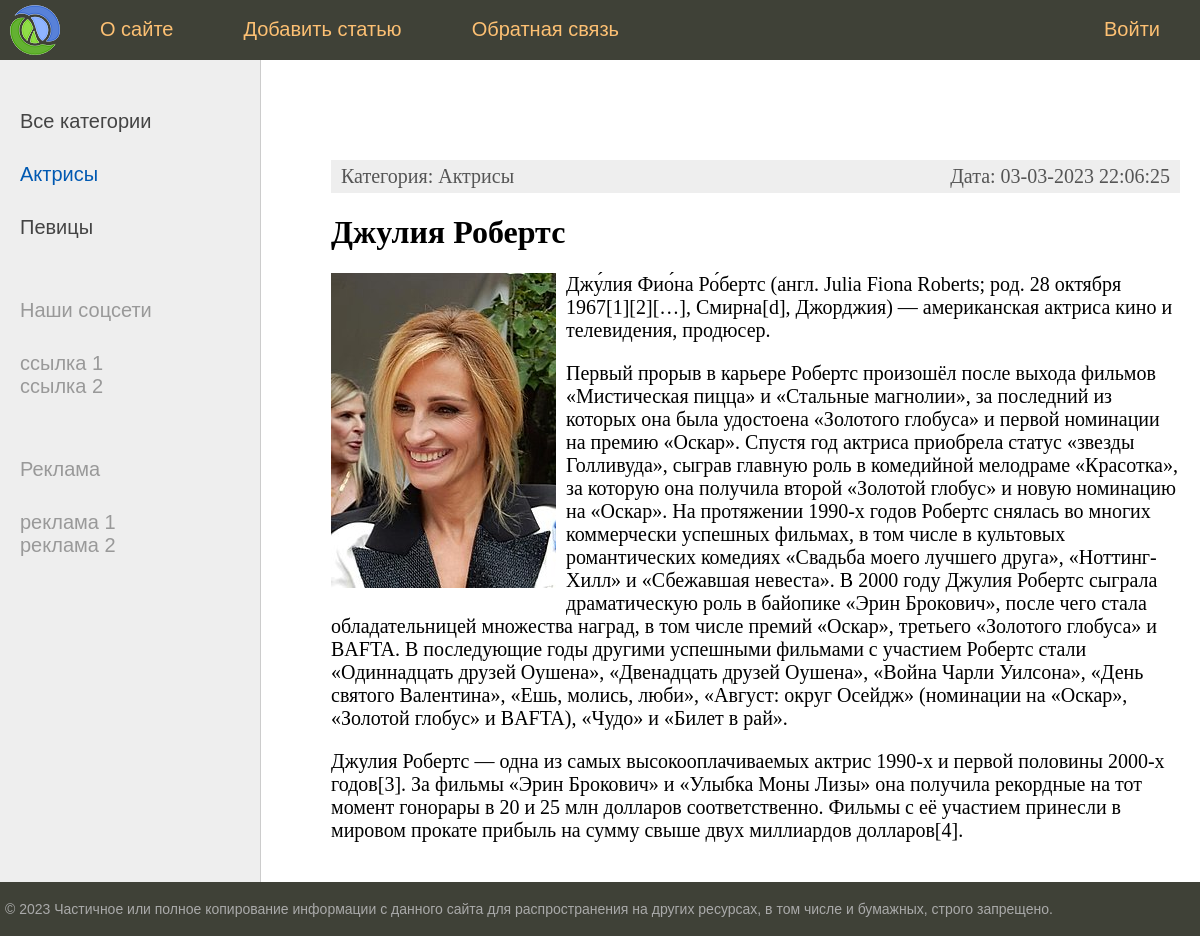
Page /post/dzhuliya-roberts/ on the committed database.
### women/models.py (models this page shows, shortened)
class Category(models.Model):
    name = models.CharField(
        max_length=100,
        db_index=True,
        verbose_name='Категория',
    )
    slug = models.SlugField(
        max_length=255,
        unique=True,
        db_index=True,
        verbose_name='URL',
    )
    class Meta:
        verbose_name = "Категория"
        verbose_name_plural = "Категории"
        ordering = ['id']
    def __str__(self):
        return self.name
    def get_absolute_url(self):
        return reverse('category', kwargs={'cat_id': self.pk})

class Women(models.Model):
    title = models.CharField(
        max_length=255,
        verbose_name='Заголовок',
    )
    slug = models.SlugField(
        max_length=255,
        unique=True,
        db_index=True,
        verbose_name='URL',
    )
    content = models.TextField(
        blank=True,
        verbose_name='Текст статьи',
    )
    photo = models.ImageField(
        upload_to='photos/%Y/%m/%d/',
        verbose_name='Фотография',
    )
    time_create = models.DateTimeField(
        auto_now_add=True,
        verbose_name='Время создания',
    )
    time_update = models.DateTimeField(
        auto_now=True,
        verbose_name='Время изменения',
    )
    is_published = models.BooleanField(
        default=True,
        verbose_name='Опубликовано?',
    )
    cat = models.ForeignKey(
        'Category',
        on_delete=models.PROTECT,
        verbose_name='Категория',
    )
    class Meta:
        verbose_name = "Известные женщины"
        verbose_name_plural = "Девушки"
        ordering = ['-time_create', 'title']

### women/views.py (the view)
# urls.py: path('post/<slug:post_slug>/', show_post, name='post'),
def show_post(request, post_slug):
    post = get_object_or_404(Women, slug=post_slug)
    context = {
        'post': post,
        'title': 'Посты',
        'cat_selected': post.cat_id,
    }
    return render(request, 'women/post.html', context=context)

### women/templatetags/women_tags.py (called while the page is built)
@register.simple_tag(name='main_menu')
def get_main_menu():
    return main_menu

@register.inclusion_tag('women/list_categories.html')
def show_categories(sort=None, cat_selected=0):
    if not sort:
        cats = Category.objects.all()
    else:
        cats = Category.objects.order_by(sort)
    return {'cats': cats, 'cat_selected': cat_selected}

### women/templates/women/post.html
{% extends 'women/base.html' %}
{% block content %}
  <div class="block">
    <div class="article-panel">
      <p class="first">
        {% if post.cat != None %}
          Категория: {{ post.cat }}
        {% endif %}
      </p>
      <p class="last">Дата: {{ post.time_update|date:'d-m-Y H:i:s' }}</p>
    </div>
    <h1>{{post.title}}</h1>
    <p>
      {% if post.photo %}
        <img class="img-article-left" src="{{post.photo.url}}" />
      {% endif%}
      {{post.content|linebreaks}}
    </p>
  </div>
{% endblock %}

### women/templates/women/base.html (shortened to what this page needs)
{% load static %}
{% load women_tags %}
<!DOCTYPE html>
<html>
  <head>
    <link
      type="text/css"
      href="{% static 'women/css/styles.css' %}"
      rel="stylesheet"
    />
  </head>
  <body>
    <table class="table-page" border="0" cellpadding="0" cellspacing="0">
      <tr>
        <td valign="top">
          {% block mainmenu %}
          {% main_menu as main_menu %}
            <div class="header">
              <ul id="mainmenu" class="mainmenu">
                <li class="logo">
                  <a href="{% url 'home' %}"><div class="logo"></div></a>
                </li>
                {% for m in main_menu %}
                  {% if not forloop.last %}
                    <li><a href="{% url m.url_name %}">{{m.title}}</a></li>
                  {% else %}
                    <li class="last">
                    <a href="{% url m.url_name %}">{{m.title}}</a>
                    </li>
                  {% endif %}
                {% endfor %}
              </ul>
            </div>
          {% endblock mainmenu %}
          <table
            class="table-content"
            border="0"
            cellpadding="0"
            cellspacing="0"
          >
            <tr>
              <td valign="top" class="left-chapters">
                <ul id="leftchapters">
                  {% if cat_selected == 0 %}
                    <li class="selected">Все категории</li>
                  {% else %}
                    <li><a href="{% url 'home' %}">Все категории</a></li>
                  {% endif %}
                  {% show_categories 'name' cat_selected %}
                  <li class="share">
                    <p>Наши соцсети</p>
                    ссылка 1<br />
                    ссылка 2
                  </li>
                  <li class="share">
                    <p>Реклама</p>
                    реклама 1<br />
                    реклама 2
                  </li>
                </ul>
              </td>
              <td valign="top" class="content">
                <div class="content-text">
                  {% block content %}
                  {% endblock %}
                </div>
              </td>
            </tr>
          </table>
        </td>
      </tr>
      <tr>
        <td valign="top">
          <div id="footer">
            <p>
              &copy; 2023 Частичное или полное копирование информации с данного
              сайта для распространения на других ресурсах, в том числе и
              бумажных, строго запрещено.
            </p>
          </div>
        </td>
      </tr>
    </table>
  </body>
</html>

### women/templates/women/list_categories.html
{% for c in cats %}
    {% if c.pk == cat_selected %}
        <li class="selected">{{ c.name }}</li>
    {% else %}
        <li><a href="{{ c.get_absolute_url }}">{{c.name}}</a></li>
    {% endif %}
{% endfor %}

### women/static/women/css/styles.css (style rules this page uses)
html, body { font-family: 'Arial'; margin: 0; padding: 0; height: 100%; width: 100%; color: #444; }
a { color: #0059b2; text-decoration: none; }
img { max-width: 600px; height: auto; }
img.img-article-left { max-width: 300px; height: auto; float: left; padding: 0 10px 10px 0; }
div.article-panel { background: #eee; padding: 5px 10px 5px 10px; box-sizing: border-box; overflow: hidden; color: #555; }
div.article-panel p.first { margin: 0; float: left; }
div.article-panel p.last { margin: 0; float: right; }
.table-page { width: 100%; height: 100%; vertical-align: top; }
.table-page tr { height: 100%; }
.header { background: #3F4137; height: 60px; }
.logo { background: url('../images/logo.png') no-repeat 10px 5px; width: 70px; height: 60px; }
ul.mainmenu { list-style: none; margin: 0; padding: 0; height: 60px; color: #fdc073; font-size: 20px; overflow: hidden; }
ul.mainmenu li { float: left; margin: 18px 40px 0 30px; }
ul.mainmenu li.logo { margin: 0; }
ul.mainmenu li.last { float: right; }
ul.mainmenu li a { color: #fdc073; text-decoration: none; }
.table-content { width: 100%; min-height: 100%; height: 100%; }
.left-chapters { margin: 0; background: #eee; border-right: 1px solid #ccc; min-height: 100%; }
.left-chapters ul { width: 230px; min-height: 100%; margin: 0; padding: 20px 10px 10px 20px; list-style: none; font-size: 20px; }
.left-chapters ul li { margin: 30px 0 0 0; color: #999; }
.left-chapters ul li.selected { color: #0059b2; }
.left-chapters ul li a { color: #444; text-decoration: none; }
.left-chapters ul li.share { margin: 60px 0 0 0; }
.left-chapters ul li.share p { margin: 30px 0 30px 0; }
.content { padding: 40px 20px 20px 40px; width: 100%; box-sizing: border-box; }
.content-text { margin: 60px 0 0 30px; color: #000; font-size: 20px; font-family: Yandex Sans Display Light; }
.content-text h1 { font-size: 32px; }
#footer { box-sizing: border-box; background: #3F4137; padding: 5px; color: #aaa; font-size: 14px; font-family: Verdana, Geneva, Arial, Helvetica; text-align: left; overflow: hidden; }

### rows in the picture
Category: name "Актрисы"
Category: name "Певицы"
Women: cat "Актрисы", time_update "03-03-2023 22:06:25", title "Джулия Робертс", photo (picture), content "Джу́лия Фио́на Ро́бертс (англ. Julia Fiona Roberts; род. 28 октября 1967[1][2][…], Смирна[d], Джорджия) — американская актриса кино и телевидения, продюсер. Первый прорыв в карьере Робертс произошёл после выхода фильмов «Мистическая пицца» и «Стальные магнолии», за последний из которых она была удостоена «Золотого глобуса» и первой номинации на премию «Оскар». Спустя год актриса приобрела статус «звезды Голливуда», сыграв главную роль в комедийной мелодраме «Красотка», за которую она получила второй «Золотой глобус» и новую номинацию на «Оскар». На протяжении 1990-х годов Робертс снялась во многих коммерчески успешных фильмах, в том числе в культовых романтических комедиях «Свадьба моего…"

### other values in the picture
{{ m.title }} "О сайте" "Добавить статью" "Обратная связь"
{{ m.title }} "Войти"
